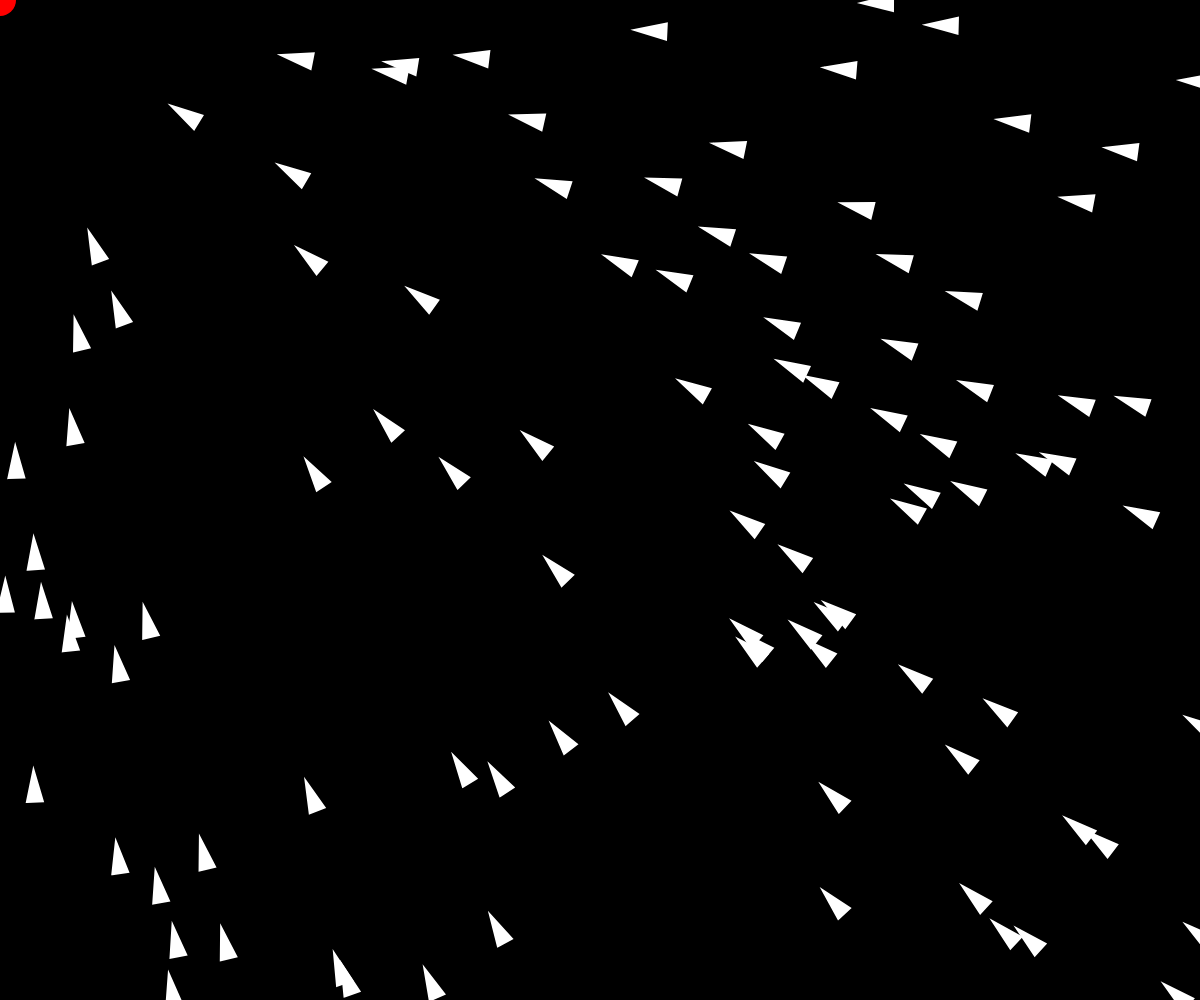
Frame 1 (no input)
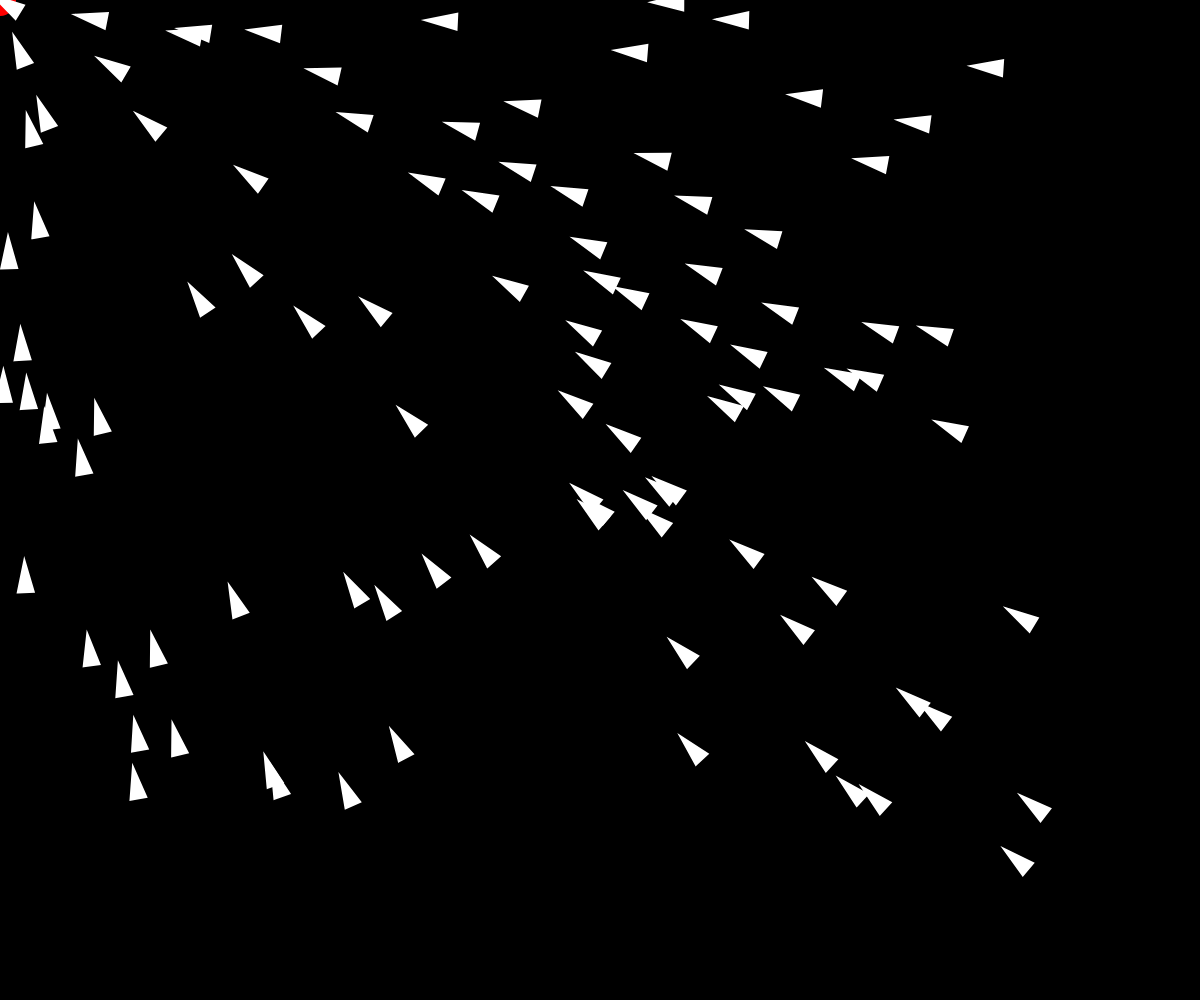
Frame 60 (no input)
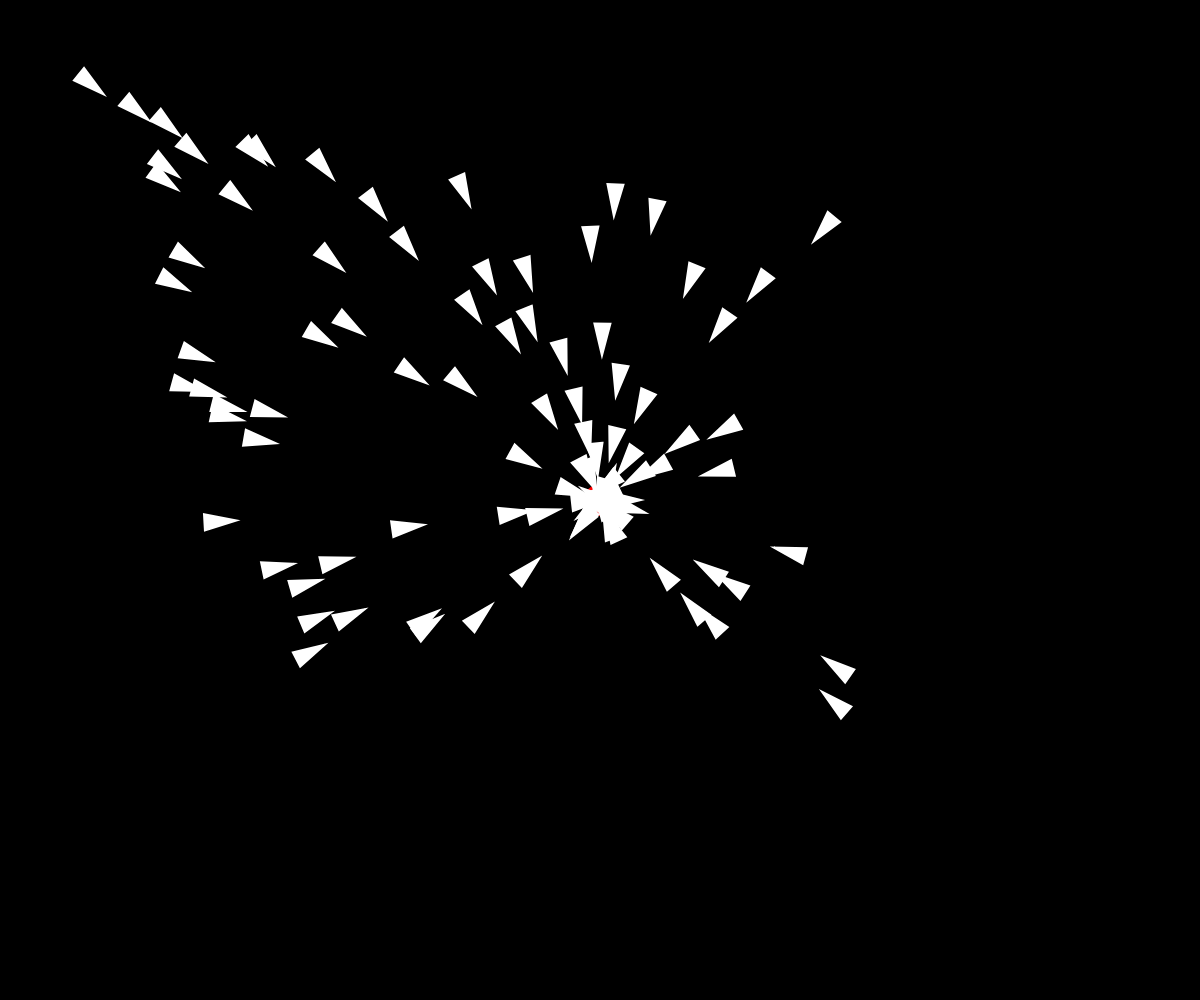
Frame 120 (the mouse pressed at the canvas centre since frame 60)

The p5.js sketch that drew these frames (run headless with seeded random() and noise() and a simulated clock; from frame 60 on, the mouse is pressed at the canvas centre):

// p5.js sketch
// ── sketch.js
let vehicles = [];
let target;
let count = 100;

function setup() {
  createCanvas(window.innerWidth, window.innerHeight);
  for (i = 0; i < count; i++) {
    vehicles.push(new Vehicle(random(width), random(height)));
  }
}

function draw() {
  background(0);
  fill(255, 0, 0);
  noStroke()
  target = createVector(mouseX, mouseY);
  circle(target.x, target.y, 32);
  for (i = 0; i < count; i++) {
    vehicles[i].seek(target);
    vehicles[i].update();
    vehicles[i].show();
  }
}

class Vehicle {
  constructor(x, y) {
    this.pos = createVector(x, y);
    this.vel = createVector(0, 0);
    this.acc = createVector(0, 0);
    this.maxSpeed = 4;
    this.maxForce = 0.25;
    this.r = 16;
  }

  seek(target) {
    let force = p5.Vector.sub(target, this.pos);
    force.setMag(this.maxSpeed);
    force.sub(this.vel);
    force.limit(this.maxForce);
    this.applyForce(force);
  }

  applyForce(force) {
    this.acc.add(force);
  }

  update() {
    this.vel.add(this.acc);
    this.vel.limit(this.maxSpeed);
    this.pos.add(this.vel);
    this.acc.set(0, 0);
  }

  show() {
    stroke(255);
    strokeWeight(2);
    fill(255);
    push();
    translate(this.pos.x, this.pos.y);
    rotate(this.vel.heading());
    triangle(-this.r, -this.r / 2, -this.r, this.r / 2, this.r, 0);
    pop();
  }
}
